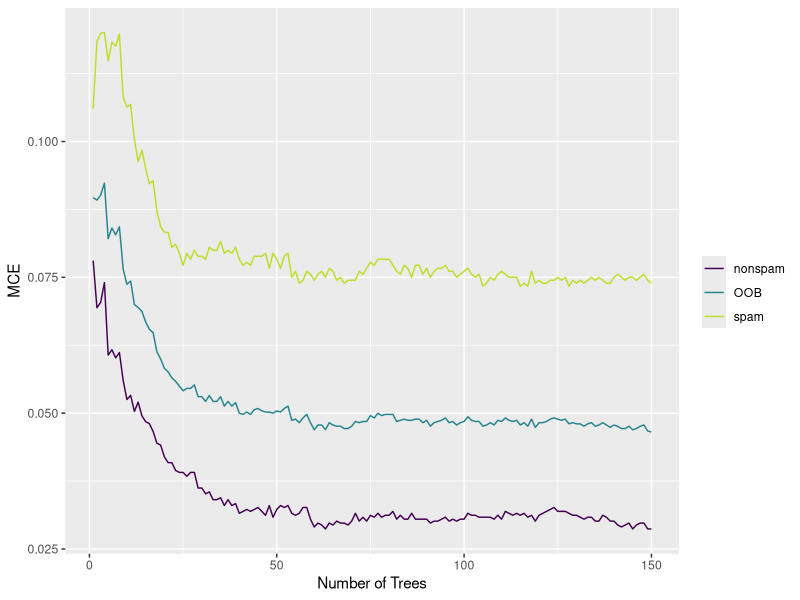
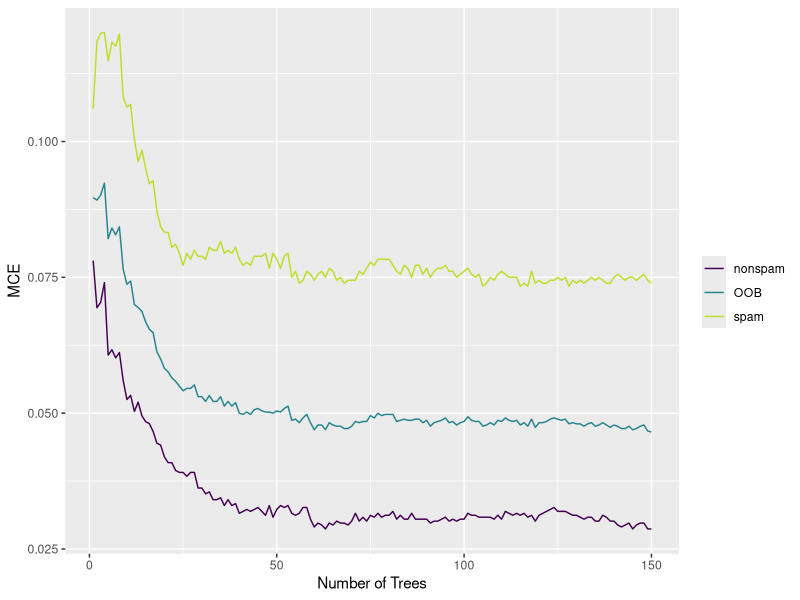

Reproduce these figures in R, in order.
# PREREQ -----------------------------------------------------------------------

library(knitr)
library(ggplot2)
library(randomForest)
library(kernlab)
library(tidyverse)

options(digits = 3, 
        width = 65, 
        str = strOptions(strict.width = "cut", vec.len = 3))

# DATA -------------------------------------------------------------------------

set.seed(600000)

data(spam)
model = randomForest(type ~., data = spam, ntree = 150, proximity = TRUE)

# PLOT -------------------------------------------------------------------------

pdf("../figure/cart_forest_intro_4.pdf", width = 8, height = 4.5)

data.frame(model$err.rate, iter = seq_len(nrow(model$err.rate))) %>%
  gather(key = "error.type", value = "error.measured", -iter) %>%
  ggplot(mapping = aes(x = iter, y = error.measured, color = error.type)) +
  geom_line() +
  scale_color_viridis_d(end = .9) +
  xlab("Number of Trees") +
  ylab("MCE") +
  labs(color = "")

ggsave("../figure/cart_forest_intro_4.pdf", width = 8, height = 4.5)
dev.off()
